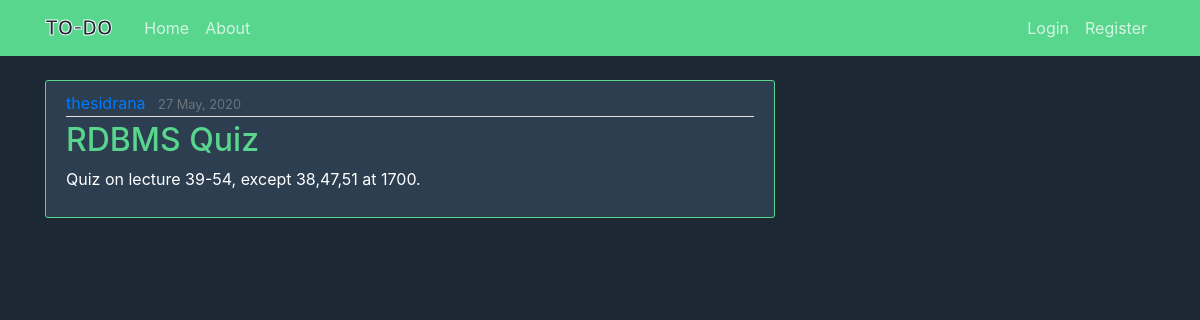
/post/5/, run on the app's committed database.
### blog/models.py (models this page shows, shortened)
class Post(models.Model):
    title = models.CharField(max_length = 100)
    content = models.TextField()
    date_on = models.DateField(default = timezone.now ) #Function is passed on as def value
    author = models.ForeignKey(User, on_delete = models.CASCADE)

### blog/views.py (the view)
# urls.py: path('post/<int:pk>/', views.PostDetailView.as_view(), name='post-detail'),
class PostDetailView(DetailView):
    model = Post

### blog/templates/blog/post_detail.html (shortened to what this page needs)
{% extends 'blog/base.html' %}
{%block content%}
        <article class="media content-section">
            <div class="media-body">
              <div class="article-metadata">
                <a class="mr-2" href="#">{{ object.author }}</a>
                <small class="text-muted">{{ object.date_on|date:'d F, Y' }}</small>
              </div>
              <h2 class="article-title">{{ object.title }}</h2>
              <p class="article-content">{{ object.content }}</p>
            </div>
        </article>
{%endblock content%}

### blog/static/blog/main.css (style rules this page uses)
body { background: #1c2833 ; color: #333333; margin-top: 5rem; }
h1, h2, h3, h4, h5, h6 { color: #444444; }
.content-section { color:white; background: #2c3e50 ; padding: 10px 20px; border: 1px solid #58d68d; border-radius: 3px; margin-bottom: 20px; }
.article-title { color:#58d68d; }
.article-content { white-space: pre-line; }
.article-metadata { padding-bottom: 1px; margin-bottom: 4px; border-bottom: 1px solid #e3e3e3 }

### data on the page
Post: author "thesidrana", date_on "27 May, 2020", title "RDBMS Quiz", content "Quiz on lecture 39-54, except 38,47,51 at 1700."
